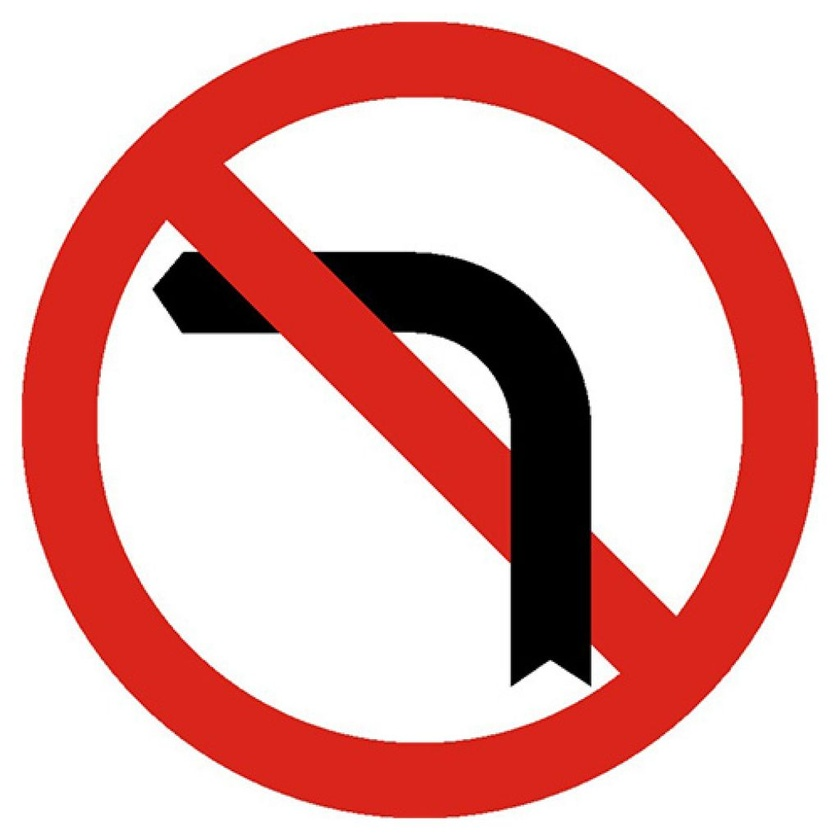
#> input picture DATA/008_0000.jpg, 840 x 840 px, shrunk from 1024 x 1024 before the run
$ python -i color.py   (imports and definitions only)
#> lines starting #> are read from the running program, lines starting #| are printed output that depends on the picture; after the words box and inside, x2 and y2 are one past the last pixel; in counts of white or black regions, pixels touching at a corner belong together
#> further down, picture is the input picture: shape (840, 840, 3); mean B, G, R 168.5, 171.3, 225.8
import cv2
import numpy as np


def morphology(mask):
    kernel = cv2.getStructuringElement(cv2.MORPH_ELLIPSE, (5, 5))

    # remove noise (erosion + dilation)
    mask = cv2.morphologyEx(mask, cv2.MORPH_OPEN, kernel)

    return mask


def get_color_masks(img):
    img_hsv = cv2.cvtColor(img, cv2.COLOR_BGR2HSV)
#> img_hsv: shape (840, 840, 3); mean H, S, V 7.6, 69.4, 225.9

    # RED
    lower_red1 = np.array([0, 40, 40])
    upper_red1 = np.array([15, 255, 255])

    lower_red2 = np.array([155, 25, 40])
    upper_red2 = np.array([180, 255, 255])


    # YELLOW
    lower_yellow = np.array([15, 100, 100])
    upper_yellow = np.array([35, 255, 255])

    # BLUE
    lower_blue = np.array([90, 50, 50])
    upper_blue = np.array([140, 255, 255])

    # MASK
    mask_red = (cv2.inRange(img_hsv, lower_red1, upper_red1) |
                cv2.inRange(img_hsv, lower_red2, upper_red2))
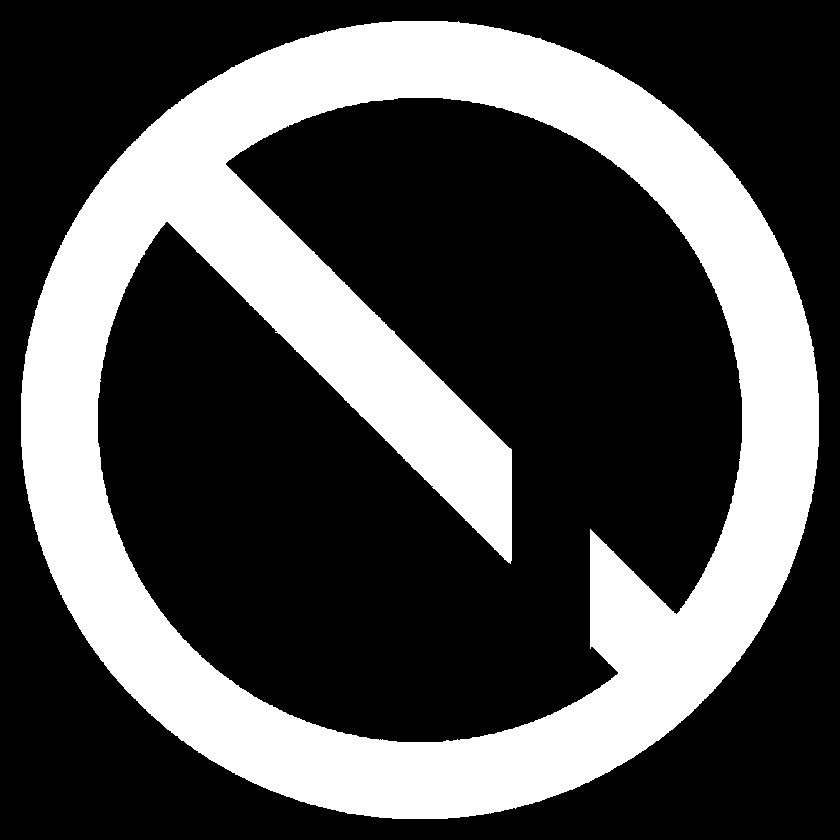
#> mask_red: shape (840, 840); 31.1% white; 1 white region, box (x1, y1, x2, y2) and area: (21, 21, 819, 819) 219160
    mask_yellow = cv2.inRange(img_hsv, lower_yellow, upper_yellow)
#> mask_yellow: shape (840, 840); every value is 0
    mask_blue = cv2.inRange(img_hsv, lower_blue, upper_blue)

    mask_red = morphology(mask_red)
#> in morphology, `mask = cv2.morphologyEx(mask, cv2.MORPH_OPEN, kernel)`: mask: shape (840, 840); 31% white; 1 white region, box (x1, y1, x2, y2) and area: (21, 21, 819, 819) 219082
    mask_yellow = morphology(mask_yellow)
    mask_blue = morphology(mask_blue)

    return {"red": mask_red, "yellow": mask_yellow, "blue": mask_blue}

>>> import cv2
>>> picture = cv2.imread('../DATA/008_0000.jpg')
>>> result = get_color_masks(picture)
#> result = 3 items

$ run again, on DATA/020_0001.jpg
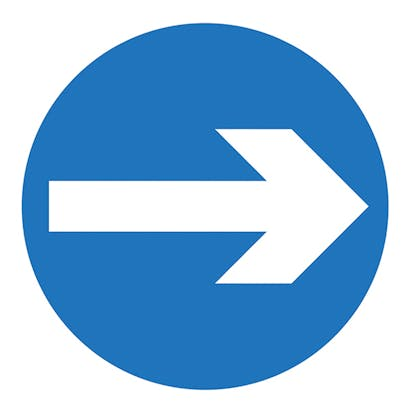
#> input picture DATA/020_0001.jpg, 410 x 410 px
#> picture is the input picture: shape (410, 410, 3); mean B, G, R 221.6, 186.7, 145.5
#> img_hsv: shape (410, 410, 3); mean H, S, V 60.4, 103.9, 221.8
#> mask_red: shape (410, 410); every value is 0
#> in get_color_masks, `mask_blue = cv2.inRange(img_hsv, lower_blue, upper_blue)`:
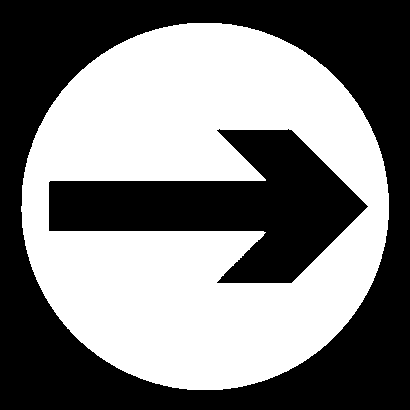
#> mask_blue: shape (410, 410); 49.4% white; 1 white region, box (x1, y1, x2, y2) and area: (21, 23, 389, 390) 83115
#> mask: shape (410, 410); 49.4% white; 1 white region, box (x1, y1, x2, y2) and area: (21, 23, 389, 390) 83103
#> result = 3 items

$ run again, on DATA/040_0006.jpg
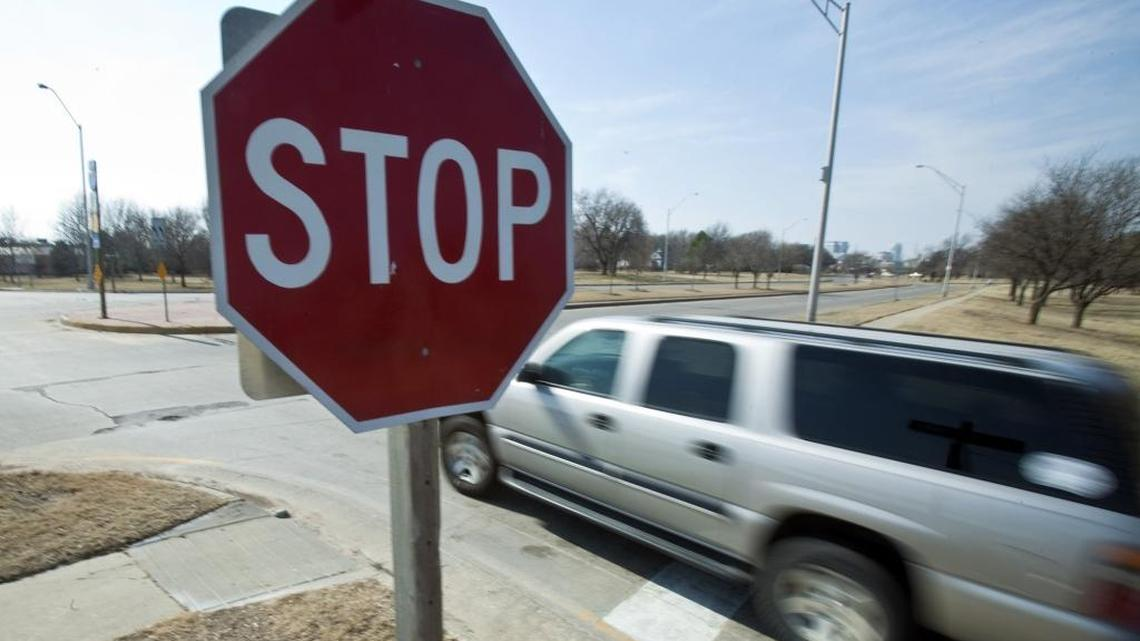
#> input picture DATA/040_0006.jpg, 1140 x 641 px
#> picture is the input picture: shape (641, 1140, 3); mean B, G, R 141.2, 136.9, 136.8
#> img_hsv: shape (641, 1140, 3); mean H, S, V 85.2, 58.6, 151.1
#> in get_color_masks, `mask_red = (cv2.inRange(img_hsv, lower_red1, upper_red1) | cv2.inRange..`:
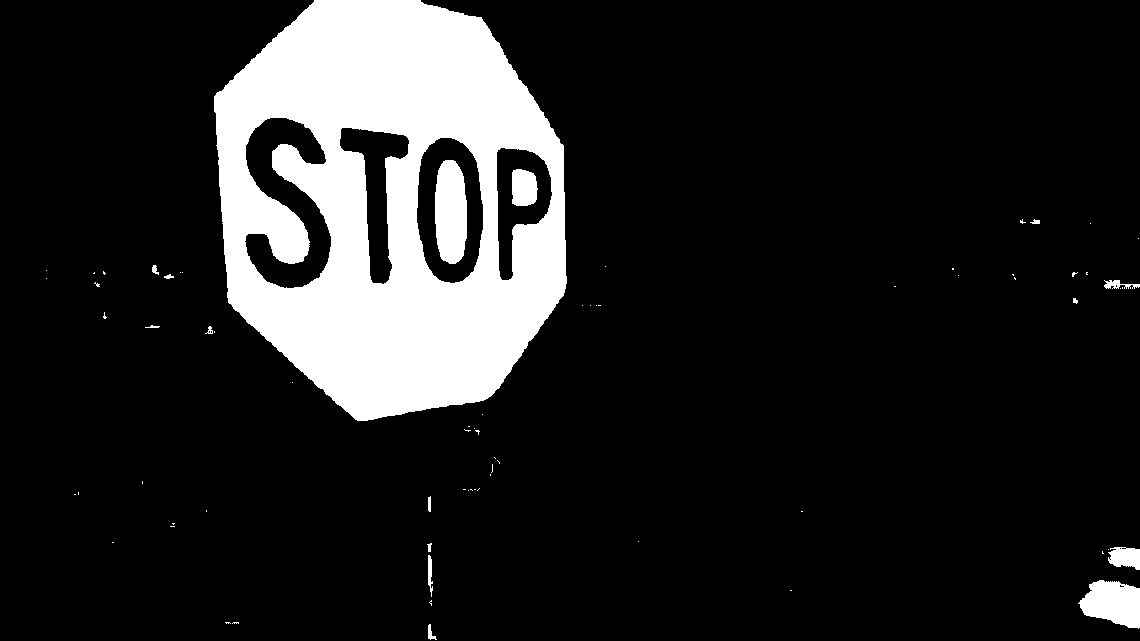
#> mask_red: shape (641, 1140); 13.9% white; 72 white regions (56 under 20 px), largest, box (x1, y1, x2, y2) and area: (214, 0, 567, 421) 94296, (435, 160, 467, 264) 2819, (1078, 580, 1140, 629) 2150
#> mask_yellow: shape (641, 1140); 0.03% white; 11 white regions (9 under 20 px), largest, box (x1, y1, x2, y2) and area: (156, 263, 167, 281) 98, (95, 267, 102, 283) 82
#> mask_blue: shape (641, 1140); 16.2% white; 434 white regions (378 under 20 px), largest, box (x1, y1, x2, y2) and area: (822, 0, 1140, 202) 40997, (431, 0, 846, 233) 27682, (201, 0, 496, 432) 6673
#> mask: shape (641, 1140); 13.8% white; 8 white regions (2 under 20 px), largest, box (x1, y1, x2, y2) and area: (214, 0, 567, 421) 94272, (435, 160, 467, 264) 2816, (1080, 580, 1140, 629) 2131, (512, 169, 537, 206) 833, (1109, 548, 1140, 570) 527, (1105, 280, 1120, 289) 76
#> mask: shape (641, 1140); 0.02% white; 2 white regions, box (x1, y1, x2, y2) and area: (158, 265, 166, 279) 80, (95, 269, 102, 281) 63
#> in morphology (call 3), `mask = cv2.morphologyEx(mask, cv2.MORPH_OPEN, kernel)`:
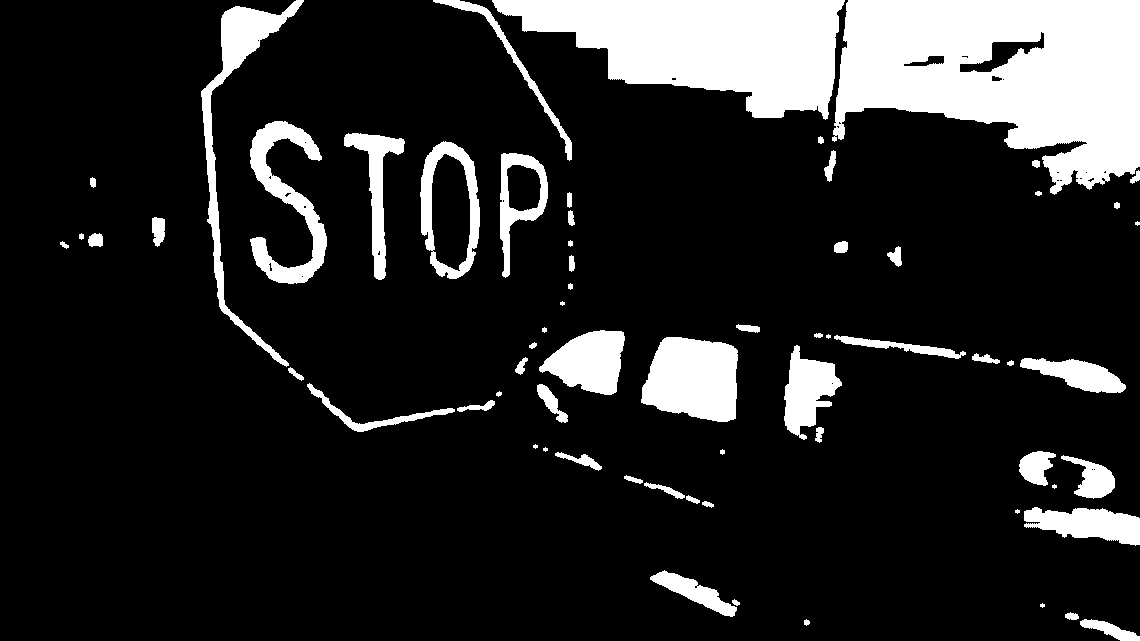
#> mask: shape (641, 1140); 15.4% white; 66 white regions (8 under 20 px), largest, box (x1, y1, x2, y2) and area: (832, 0, 1140, 195) 40255, (492, 0, 845, 120) 25679, (641, 337, 738, 422) 6567
#> result = 3 items

$ run again, on DATA/040_0007.jpg
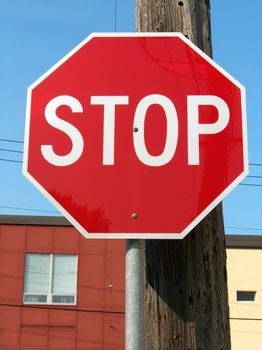
#> input picture DATA/040_0007.jpg, 262 x 350 px
#> picture is the input picture: shape (350, 262, 3); mean B, G, R 112.1, 105.1, 158.7
#> img_hsv: shape (350, 262, 3); mean H, S, V 88.8, 136, 183.9
#> in get_color_masks, `mask_red = (cv2.inRange(img_hsv, lower_red1, upper_red1) | cv2.inRange..`:
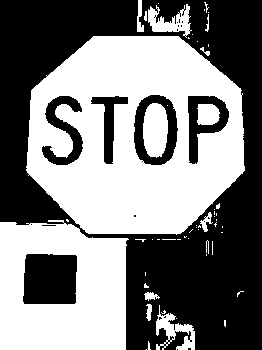
#> mask_red: shape (350, 262); 49.6% white; 55 white regions (41 under 20 px), largest, box (x1, y1, x2, y2) and area: (26, 36, 245, 235) 29042, (0, 220, 129, 350) 12733, (143, 103, 168, 158) 1131
#> mask_yellow: shape (350, 262); 0.14% white in thin lines or dots, all inside (x1, y1, x2, y2) = (145, 0, 262, 346)
#> mask_blue: shape (350, 262); 21.1% white; 13 white regions (10 under 20 px), largest, box (x1, y1, x2, y2) and area: (0, 0, 136, 217) 11731, (209, 0, 262, 236) 7491, (240, 295, 249, 299) 26
#> in morphology, `mask = cv2.morphologyEx(mask, cv2.MORPH_OPEN, kernel)`:
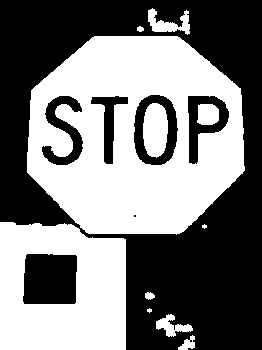
#> mask: shape (350, 262); 48.4% white; 11 white regions (2 under 20 px), largest, box (x1, y1, x2, y2) and area: (27, 36, 245, 235) 29001, (0, 222, 126, 350) 12655, (143, 103, 168, 158) 1126
#> mask: shape (350, 262); every value is 0
#> mask: shape (350, 262); 20.9% white; 2 white regions, box (x1, y1, x2, y2) and area: (0, 0, 136, 217) 11728, (209, 0, 262, 236) 7483
#> result = 3 items
